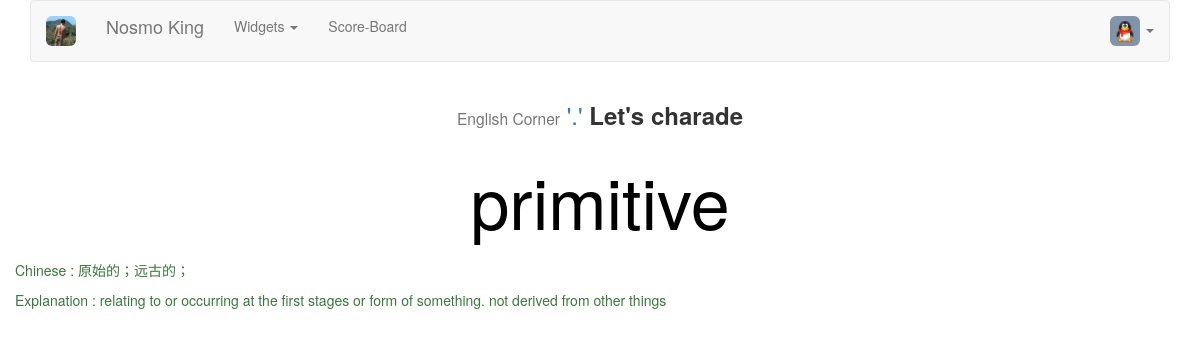
The app's page /charade/explanation/27/ (signed in) with its own data.
### accounts/models.py (models this page shows, shortened)
class Player(models.Model):
    user = models.OneToOneField(User, on_delete=models.CASCADE)
    avator = models.ImageField(upload_to='avators', default='avators/default.png', blank=True)
    gender = models.CharField(max_length=20, default='Secret')
    nickname = models.CharField(max_length=40, default='New Player')

### charade/models.py (models this page shows, shortened)
class Vocabulary(models.Model):
    en = models.CharField(_('English'), max_length=100, unique=True)
    zh = models.CharField(_('Chinese'), max_length=100)
    exp = models.TextField(_('Explanation'), max_length=200, null=True)
    dt = models.DateTimeField(_('Timestamp'), auto_now_add=True)
    def was_added_recently(self):
        now = timezone.now()
        return now - datetime.timedelta(days=1) <= self.dt <= now
    was_added_recently.admin_order_field = 'dt'
    was_added_recently.boolean = True
    was_added_recently.short_description = _('Added recently?')

### charade/views.py (the view)
# urls.py: url(r'^explanation/(?P<pk>[0-9]+)/$', views.Explanation.as_view(), name='explanation'),
class Explanation(generic.DetailView):
    model = Vocabulary
    template_name = 'charade/explanation.html'

### charade/templates/charade/explanation.html (shortened to what this page needs)
{% extends 'charade/base.html' %}
{% load i18n staticfiles %}
{% block css4this %}
    <link rel="stylesheet" href="{% static 'charade/css/charade-play.css' %}">
{% endblock %}
{% block content %}
{% if vocabulary %}
    <div class="row text-center">
        <p class="vocabulary-en">{{ vocabulary.en }}</p>
    </div>
    <div class="row">
        <p class="text-success">{% trans 'Chinese' %} : {{ vocabulary.zh }}</p>
        <p class="text-success">{% trans 'Explanation' %} : {{ vocabulary.exp }}</p>
    </div>
{% else %}
    <div class="row text-center">
        <p class="text-warning">{% trans 'Not available' %}.</p>
    </div>
{% endif %}
{% endblock %}

### charade/templates/charade/nav.html (shortened to what this page needs)
{% load i18n static %}
    <nav class="navbar navbar-default" role="navigation">
        <div class="navbar-header">
            <a class="navbar-brand" href="/">
                <img class="img-rounded img-avatar" src="{% static 'charade/images/avatar.jpg' %}" alt="Home" title="{% trans 'Back Home? Click me.' %}" />
            </a>
            <a class="navbar-brand" href="/">
                Nosmo King
            </a>
        </div>
        <div class="collapse navbar-collapse" id="navbar-need-collapsed">
            <ul class="nav navbar-nav">
                <li class="dropdown">
                    <a href="#" class="dropdown-toggle" data-toggle="dropdown">
                       {% trans 'Widgets' %}
                       <b class="caret"></b>
                    </a>
                </li>
                <li>
                    <a href="{% url 'charade:game_board' %}" title="{% trans 'Login needed' %}">{% trans 'Score-Board' %}</a>
                </li>
            </ul>
            <ul class="nav navbar-nav navbar-right">
            {% if user.is_authenticated %}
                <li class="dropdown">
                    <a href="#" class="dropdown-toggle" data-toggle="dropdown">
                        <img class="img-rounded img-avatar" src="{% get_media_prefix %}{{ user.player.avator }}" title="{% trans 'View profile' %}">
                       <b class="caret"></b>
                    </a>
                </li>
            {% else %}
                <li>
                    <a href="{% url 'accounts:login'%}" class="navbar-link">
                        {% trans 'Sign in' %}
                    </a>
                </li>
            {% endif %}
            </ul>
        </div>
    </nav>

### charade/static/charade/css/charade-base.css (style rules this page uses)
.img-avatar { width: 30px; height: 30px; }

### charade/static/charade/css/charade-play.css (style rules this page uses)
.vocabulary-en { font-size: 500%;color: black; }

### records on screen
Vocabulary: en "primitive", zh "原始的；远古的；", exp "relating to or occurring at the first stages or form of something. not derived from other things"
